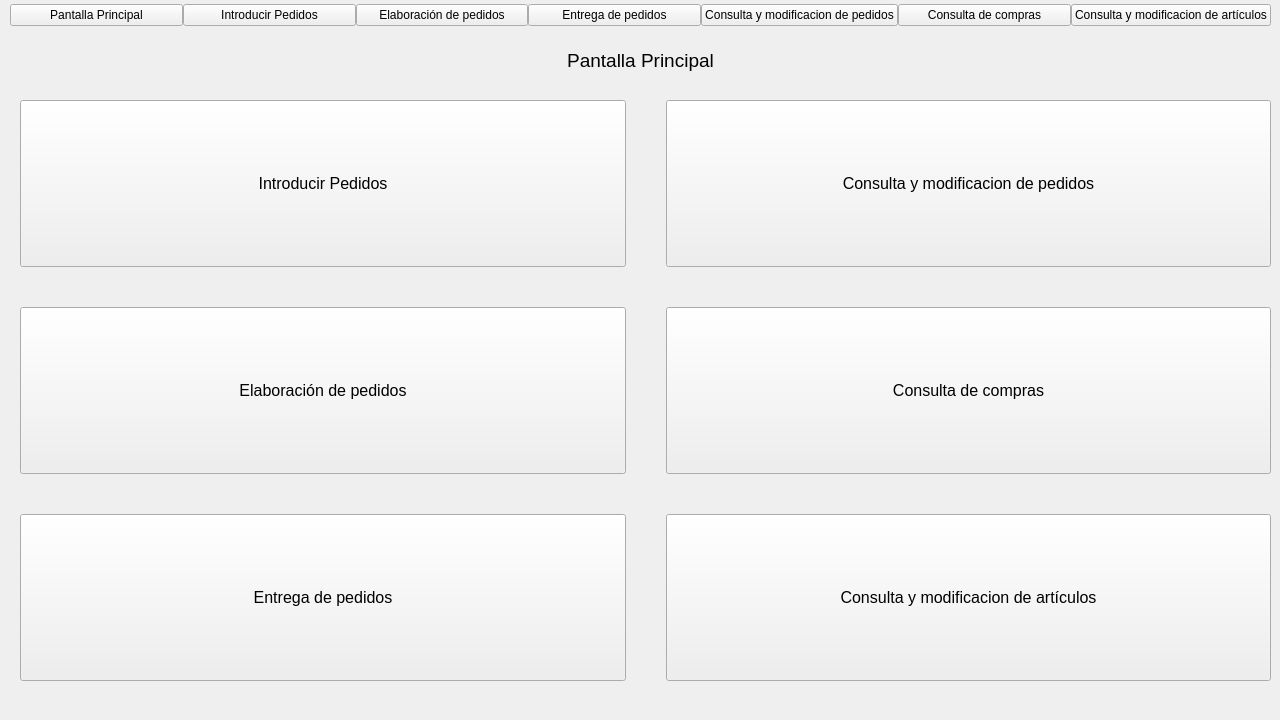
<?xml version="1.0" encoding="UTF-8"?>
<ui version="4.0">
 <class>MainWindow</class>
 <widget class="QMainWindow" name="MainWindow">
  <property name="geometry">
   <rect>
    <x>0</x>
    <y>0</y>
    <width>1280</width>
    <height>720</height>
   </rect>
  </property>
  <property name="windowTitle">
   <string>Proyecto carniceria</string>
  </property>
  <property name="windowIcon">
   <iconset>
    <normaloff>logo.jpg</normaloff>logo.jpg</iconset>
  </property>
  <widget class="QWidget" name="centralwidget">
   <widget class="QLabel" name="label">
    <property name="geometry">
     <rect>
      <x>10</x>
      <y>40</y>
      <width>1261</width>
      <height>41</height>
     </rect>
    </property>
    <property name="font">
     <font>
      <pointsize>14</pointsize>
     </font>
    </property>
    <property name="cursor">
     <cursorShape>ArrowCursor</cursorShape>
    </property>
    <property name="text">
     <string>Pantalla Principal</string>
    </property>
    <property name="alignment">
     <set>Qt::AlignCenter</set>
    </property>
   </widget>
   <widget class="QWidget" name="horizontalLayoutWidget">
    <property name="geometry">
     <rect>
      <x>10</x>
      <y>-10</y>
      <width>1261</width>
      <height>51</height>
     </rect>
    </property>
    <layout class="QHBoxLayout" name="horizontalLayout" stretch="1,1,1,1,1,1,1">
     <property name="spacing">
      <number>0</number>
     </property>
     <property name="sizeConstraint">
      <enum>QLayout::SetDefaultConstraint</enum>
     </property>
     <item>
      <widget class="QPushButton" name="menuPantallaPrincipal">
       <property name="cursor">
        <cursorShape>PointingHandCursor</cursorShape>
       </property>
       <property name="text">
        <string>Pantalla Principal</string>
       </property>
      </widget>
     </item>
     <item>
      <widget class="QPushButton" name="menuIntroduccionPedidos">
       <property name="cursor">
        <cursorShape>PointingHandCursor</cursorShape>
       </property>
       <property name="text">
        <string>Introducir Pedidos</string>
       </property>
      </widget>
     </item>
     <item>
      <widget class="QPushButton" name="menuElaboracionPedidos">
       <property name="cursor">
        <cursorShape>PointingHandCursor</cursorShape>
       </property>
       <property name="text">
        <string>Elaboración de pedidos</string>
       </property>
      </widget>
     </item>
     <item>
      <widget class="QPushButton" name="menuEntregaPedidos">
       <property name="cursor">
        <cursorShape>PointingHandCursor</cursorShape>
       </property>
       <property name="text">
        <string>Entrega de pedidos</string>
       </property>
      </widget>
     </item>
     <item>
      <widget class="QPushButton" name="menuConsultaPedidos">
       <property name="cursor">
        <cursorShape>PointingHandCursor</cursorShape>
       </property>
       <property name="text">
        <string>Consulta y modificacion de pedidos</string>
       </property>
      </widget>
     </item>
     <item>
      <widget class="QPushButton" name="menuConsultaCompras">
       <property name="cursor">
        <cursorShape>PointingHandCursor</cursorShape>
       </property>
       <property name="text">
        <string>Consulta de compras</string>
       </property>
      </widget>
     </item>
     <item>
      <widget class="QPushButton" name="menuConsultaArticulos">
       <property name="cursor">
        <cursorShape>PointingHandCursor</cursorShape>
       </property>
       <property name="text">
        <string>Consulta y modificacion de artículos</string>
       </property>
      </widget>
     </item>
    </layout>
   </widget>
   <widget class="QWidget" name="horizontalLayoutWidget_2">
    <property name="geometry">
     <rect>
      <x>20</x>
      <y>100</y>
      <width>1251</width>
      <height>581</height>
     </rect>
    </property>
    <layout class="QHBoxLayout" name="horizontalLayout_2" stretch="0,0">
     <property name="spacing">
      <number>40</number>
     </property>
     <item>
      <layout class="QVBoxLayout" name="verticalLayout_2" stretch="0,0,0">
       <property name="spacing">
        <number>40</number>
       </property>
       <item>
        <widget class="QPushButton" name="menuIntroduccionPedidos2">
         <property name="sizePolicy">
          <sizepolicy hsizetype="Minimum" vsizetype="Expanding">
           <horstretch>0</horstretch>
           <verstretch>0</verstretch>
          </sizepolicy>
         </property>
         <property name="font">
          <font>
           <pointsize>12</pointsize>
          </font>
         </property>
         <property name="cursor">
          <cursorShape>PointingHandCursor</cursorShape>
         </property>
         <property name="text">
          <string>Introducir Pedidos</string>
         </property>
        </widget>
       </item>
       <item>
        <widget class="QPushButton" name="menuElaboracionPedidos2">
         <property name="sizePolicy">
          <sizepolicy hsizetype="Minimum" vsizetype="Expanding">
           <horstretch>0</horstretch>
           <verstretch>0</verstretch>
          </sizepolicy>
         </property>
         <property name="font">
          <font>
           <pointsize>12</pointsize>
          </font>
         </property>
         <property name="cursor">
          <cursorShape>PointingHandCursor</cursorShape>
         </property>
         <property name="text">
          <string>Elaboración de pedidos</string>
         </property>
        </widget>
       </item>
       <item>
        <widget class="QPushButton" name="menuEntregaPedidos2">
         <property name="sizePolicy">
          <sizepolicy hsizetype="Minimum" vsizetype="Expanding">
           <horstretch>0</horstretch>
           <verstretch>0</verstretch>
          </sizepolicy>
         </property>
         <property name="font">
          <font>
           <pointsize>12</pointsize>
          </font>
         </property>
         <property name="cursor">
          <cursorShape>PointingHandCursor</cursorShape>
         </property>
         <property name="text">
          <string>Entrega de pedidos</string>
         </property>
        </widget>
       </item>
      </layout>
     </item>
     <item>
      <layout class="QVBoxLayout" name="verticalLayout">
       <property name="spacing">
        <number>40</number>
       </property>
       <item>
        <widget class="QPushButton" name="menuConsultaPedidos2">
         <property name="sizePolicy">
          <sizepolicy hsizetype="Minimum" vsizetype="Expanding">
           <horstretch>0</horstretch>
           <verstretch>0</verstretch>
          </sizepolicy>
         </property>
         <property name="font">
          <font>
           <pointsize>12</pointsize>
          </font>
         </property>
         <property name="cursor">
          <cursorShape>PointingHandCursor</cursorShape>
         </property>
         <property name="text">
          <string>Consulta y modificacion de pedidos</string>
         </property>
        </widget>
       </item>
       <item>
        <widget class="QPushButton" name="menuConsultaCompras2">
         <property name="sizePolicy">
          <sizepolicy hsizetype="Minimum" vsizetype="Expanding">
           <horstretch>0</horstretch>
           <verstretch>0</verstretch>
          </sizepolicy>
         </property>
         <property name="font">
          <font>
           <pointsize>12</pointsize>
          </font>
         </property>
         <property name="cursor">
          <cursorShape>PointingHandCursor</cursorShape>
         </property>
         <property name="text">
          <string>Consulta de compras</string>
         </property>
        </widget>
       </item>
       <item>
        <widget class="QPushButton" name="menuConsultaArticulos2">
         <property name="sizePolicy">
          <sizepolicy hsizetype="Minimum" vsizetype="Expanding">
           <horstretch>0</horstretch>
           <verstretch>0</verstretch>
          </sizepolicy>
         </property>
         <property name="font">
          <font>
           <pointsize>12</pointsize>
          </font>
         </property>
         <property name="cursor">
          <cursorShape>PointingHandCursor</cursorShape>
         </property>
         <property name="text">
          <string>Consulta y modificacion de artículos</string>
         </property>
        </widget>
       </item>
      </layout>
     </item>
    </layout>
   </widget>
  </widget>
  <action name="action">
   <property name="text">
    <string>s</string>
   </property>
  </action>
 </widget>
 <resources/>
 <connections/>
</ui>
